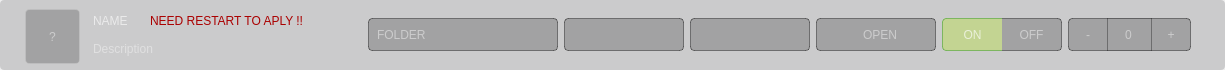
<?xml version="1.0" encoding="UTF-8"?>
<ui version="4.0">
 <class>SettingsForm</class>
 <widget class="QWidget" name="SettingsForm">
  <property name="geometry">
   <rect>
    <x>0</x>
    <y>0</y>
    <width>1225</width>
    <height>70</height>
   </rect>
  </property>
  <property name="minimumSize">
   <size>
    <width>0</width>
    <height>70</height>
   </size>
  </property>
  <property name="maximumSize">
   <size>
    <width>16777215</width>
    <height>70</height>
   </size>
  </property>
  <property name="windowTitle">
   <string>Form</string>
  </property>
  <property name="styleSheet">
   <string notr="true">  selection-color: #ffffff;
  selection-background-color: #6357a3;</string>
  </property>
  <layout class="QVBoxLayout" name="verticalLayout_2">
   <property name="spacing">
    <number>0</number>
   </property>
   <property name="leftMargin">
    <number>0</number>
   </property>
   <property name="topMargin">
    <number>0</number>
   </property>
   <property name="rightMargin">
    <number>0</number>
   </property>
   <property name="bottomMargin">
    <number>0</number>
   </property>
   <item>
    <widget class="QFrame" name="Config_1">
     <property name="minimumSize">
      <size>
       <width>0</width>
       <height>70</height>
      </size>
     </property>
     <property name="maximumSize">
      <size>
       <width>16777215</width>
       <height>70</height>
      </size>
     </property>
     <property name="styleSheet">
      <string notr="true">QFrame{
    font: 500 9.5pt &quot;Video Med&quot;;
    border-radius: 4px;
    background-color: rgba(58, 59, 63, 0.2);
}

QFrame:hover{
     background-color: rgba(68, 69, 73, 0.3);
}

QLabel {
	background-color: none;
	border: none;
	margin-right: 10px;
}

QLabel:hover {
	background-color: none;
	border: none;
	margin-right: 10px;
}</string>
     </property>
     <property name="frameShape">
      <enum>QFrame::NoFrame</enum>
     </property>
     <property name="frameShadow">
      <enum>QFrame::Raised</enum>
     </property>
     <layout class="QHBoxLayout" name="horizontalLayout_2">
      <property name="spacing">
       <number>9</number>
      </property>
      <property name="leftMargin">
       <number>25</number>
      </property>
      <property name="topMargin">
       <number>0</number>
      </property>
      <property name="rightMargin">
       <number>25</number>
      </property>
      <property name="bottomMargin">
       <number>0</number>
      </property>
      <item>
       <widget class="QFrame" name="name_desc">
        <property name="styleSheet">
         <string notr="true">border: none;
background-color: rgba(255, 255, 255, 0);</string>
        </property>
        <property name="frameShape">
         <enum>QFrame::NoFrame</enum>
        </property>
        <property name="frameShadow">
         <enum>QFrame::Raised</enum>
        </property>
        <layout class="QHBoxLayout" name="horizontalLayout_4">
         <property name="spacing">
          <number>0</number>
         </property>
         <property name="leftMargin">
          <number>0</number>
         </property>
         <property name="topMargin">
          <number>0</number>
         </property>
         <property name="rightMargin">
          <number>0</number>
         </property>
         <property name="bottomMargin">
          <number>0</number>
         </property>
         <item>
          <widget class="QFrame" name="more_name_desc">
           <property name="styleSheet">
            <string notr="true">border: none;
background-color: rgba(255, 255, 255, 0);</string>
           </property>
           <property name="frameShape">
            <enum>QFrame::StyledPanel</enum>
           </property>
           <property name="frameShadow">
            <enum>QFrame::Raised</enum>
           </property>
           <layout class="QVBoxLayout" name="verticalLayout">
            <property name="spacing">
             <number>0</number>
            </property>
            <property name="leftMargin">
             <number>0</number>
            </property>
            <property name="topMargin">
             <number>9</number>
            </property>
            <property name="rightMargin">
             <number>0</number>
            </property>
            <property name="bottomMargin">
             <number>9</number>
            </property>
            <item>
             <widget class="QLabel" name="profile">
              <property name="minimumSize">
               <size>
                <width>65</width>
                <height>55</height>
               </size>
              </property>
              <property name="maximumSize">
               <size>
                <width>65</width>
                <height>55</height>
               </size>
              </property>
              <property name="styleSheet">
               <string notr="true">border-radius: 4px;
color: rgba(255, 255, 255, 0.45);
border: 1px solid rgba(200, 200, 200, 0.4);
background-color: rgba(0, 0, 0, 0.2);</string>
              </property>
              <property name="text">
               <string>?</string>
              </property>
              <property name="alignment">
               <set>Qt::AlignCenter</set>
              </property>
             </widget>
            </item>
           </layout>
          </widget>
         </item>
         <item>
          <widget class="QFrame" name="frame">
           <property name="frameShape">
            <enum>QFrame::StyledPanel</enum>
           </property>
           <property name="frameShadow">
            <enum>QFrame::Raised</enum>
           </property>
           <layout class="QVBoxLayout" name="verticalLayout_3">
            <property name="spacing">
             <number>4</number>
            </property>
            <property name="leftMargin">
             <number>0</number>
            </property>
            <property name="rightMargin">
             <number>0</number>
            </property>
            <item>
             <widget class="QFrame" name="frame_2">
              <property name="frameShape">
               <enum>QFrame::NoFrame</enum>
              </property>
              <property name="frameShadow">
               <enum>QFrame::Raised</enum>
              </property>
              <layout class="QHBoxLayout" name="horizontalLayout_6">
               <property name="leftMargin">
                <number>0</number>
               </property>
               <property name="topMargin">
                <number>0</number>
               </property>
               <property name="rightMargin">
                <number>0</number>
               </property>
               <property name="bottomMargin">
                <number>0</number>
               </property>
               <item>
                <widget class="QLabel" name="label_config_name">
                 <property name="styleSheet">
                  <string notr="true">QLabel{
	font: 600 15pt &quot;Video SemBd&quot;;
	color: rgba(255, 255, 255, 0.6);
	border:0;
	background: rgba(0,0,0,0);
}</string>
                 </property>
                 <property name="text">
                  <string>NAME</string>
                 </property>
                </widget>
               </item>
               <item>
                <widget class="QLabel" name="restart">
                 <property name="styleSheet">
                  <string notr="true">color: rgb(170, 0, 0);</string>
                 </property>
                 <property name="text">
                  <string>NEED RESTART TO APLY !!</string>
                 </property>
                </widget>
               </item>
              </layout>
             </widget>
            </item>
            <item>
             <widget class="QLabel" name="description_label">
              <property name="minimumSize">
               <size>
                <width>200</width>
                <height>0</height>
               </size>
              </property>
              <property name="maximumSize">
               <size>
                <width>16777215</width>
                <height>16777215</height>
               </size>
              </property>
              <property name="styleSheet">
               <string notr="true">QLabel{
	
	
	font: 300 11pt &quot;Video Light&quot;;
	color: rgba(255, 255, 255, 0.4);
	border:0;
	background: rgba(0,0,0,0);
}</string>
              </property>
              <property name="text">
               <string>Description</string>
              </property>
             </widget>
            </item>
           </layout>
          </widget>
         </item>
        </layout>
       </widget>
      </item>
      <item>
       <spacer name="horizontalSpacer">
        <property name="orientation">
         <enum>Qt::Horizontal</enum>
        </property>
        <property name="sizeHint" stdset="0">
         <size>
          <width>40</width>
          <height>20</height>
         </size>
        </property>
       </spacer>
      </item>
      <item>
       <widget class="QFrame" name="widgetcontainer">
        <property name="styleSheet">
         <string notr="true">QFrame{
	border: none;
	background-color: none;
	border-radius: none;}</string>
        </property>
        <property name="frameShape">
         <enum>QFrame::StyledPanel</enum>
        </property>
        <property name="frameShadow">
         <enum>QFrame::Raised</enum>
        </property>
        <layout class="QHBoxLayout" name="horizontalLayout">
         <item>
          <spacer name="horizontalSpacer_2">
           <property name="orientation">
            <enum>Qt::Horizontal</enum>
           </property>
           <property name="sizeHint" stdset="0">
            <size>
             <width>40</width>
             <height>20</height>
            </size>
           </property>
          </spacer>
         </item>
         <item>
          <widget class="QPushButton" name="folder">
           <property name="minimumSize">
            <size>
             <width>190</width>
             <height>33</height>
            </size>
           </property>
           <property name="maximumSize">
            <size>
             <width>190</width>
             <height>33</height>
            </size>
           </property>
           <property name="cursor">
            <cursorShape>PointingHandCursor</cursorShape>
           </property>
           <property name="styleSheet">
            <string notr="true">QPushButton {
    font: 500 10.5pt &quot;Video Med&quot;;
    padding-left: 8px;
    border-radius: 4px;
    color: rgba(255, 255, 255, 0.45);
    border: 1px solid rgba(0, 0, 0, 0.4);
    background-color: rgba(0, 0, 0, 0.2);
    text-align: left;
}

QPushButton:hover {
    background-color: rgba(0, 0, 0, 0.4);
}

QPushButton:pressed {
    background-color: rgba(0, 0, 0, 0.5);
}</string>
           </property>
           <property name="text">
            <string>FOLDER</string>
           </property>
          </widget>
         </item>
         <item>
          <widget class="QLineEdit" name="string">
           <property name="minimumSize">
            <size>
             <width>120</width>
             <height>33</height>
            </size>
           </property>
           <property name="maximumSize">
            <size>
             <width>120</width>
             <height>33</height>
            </size>
           </property>
           <property name="styleSheet">
            <string notr="true">QLineEdit{
	font: 600 10.5pt &quot;Video SemBd&quot;;
	padding-left: 5px;
	padding-right: 5px;
	border-radius: 4px;
	color: rgba(255, 255, 255, 0.45); 
    border: 1px solid rgba(0,0,0,0.4);
    background-color: rgba(0,0,0,0.2);
}
QLineEdit:hover{
	background-color: rgba(0,0,0,0.4);
}</string>
           </property>
           <property name="text">
            <string/>
           </property>
           <property name="alignment">
            <set>Qt::AlignCenter</set>
           </property>
          </widget>
         </item>
         <item>
          <widget class="QComboBox" name="options">
           <property name="minimumSize">
            <size>
             <width>120</width>
             <height>33</height>
            </size>
           </property>
           <property name="maximumSize">
            <size>
             <width>120</width>
             <height>33</height>
            </size>
           </property>
           <property name="cursor">
            <cursorShape>PointingHandCursor</cursorShape>
           </property>
           <property name="styleSheet">
            <string notr="true">QComboBox {
    font: 500 10.5pt &quot;Video Med&quot;;
    padding-left: 8px;
    border-radius: 4px;
    color: rgba(255, 255, 255, 0.45);
    border: 1px solid rgba(0, 0, 0, 0.4);
    background-color: rgba(0, 0, 0, 0.2);
    text-align: center;
}

QComboBox:hover {
    background-color: rgba(0, 0, 0, 0.4);
}

QComboBox:drop-down {
    border: 0px;
    border-radius: 0px;
	font: 500 14.5pt &quot;Video Med&quot;;
}

QComboBox::down-arrow {
	
	image: url(:/light/icons/light/down_arrow.png);
	width: 10px;
	height: 10px;
	margin-right: 10px;
}

QFrame {
    color: rgba(255, 255, 255, 0.6);
    background-color: rgba(52, 73, 94, 0.3);
    font: 500 14.5pt &quot;Video Med&quot;;
	padding: 5px;
}
QComboBox QAbstractItem {
  padding: 4px 8px;
  border-radius: 4px;
  selection-background-color: none;
  border: none;
	border-bottom: 1px rgba(255,255,255,0.4);
	font: 500 14.5pt &quot;Video Med&quot;;
}
QComboBox QAbstractItem::item {
  padding: 4px 8px;
  border-radius: 4px;
font: 500 14.5pt &quot;Video Med&quot;;
}

QComboBox QAbstractItemView::item:selected {
  border: none;
  background-color: #6357a4;
font: 500 14.5pt &quot;Video Med&quot;;
}

QListView {
  border-radius: 4px;
  border: 1px solid #2b2d30;
  background-color: #12141a;
font: 500 14.5pt &quot;Video Med&quot;;
  outline: none;
}</string>
           </property>
           <property name="sizeAdjustPolicy">
            <enum>QComboBox::AdjustToContents</enum>
           </property>
          </widget>
         </item>
         <item>
          <widget class="QPushButton" name="misc">
           <property name="minimumSize">
            <size>
             <width>120</width>
             <height>33</height>
            </size>
           </property>
           <property name="maximumSize">
            <size>
             <width>120</width>
             <height>33</height>
            </size>
           </property>
           <property name="cursor">
            <cursorShape>PointingHandCursor</cursorShape>
           </property>
           <property name="styleSheet">
            <string notr="true">QPushButton {
    font: 500 10.5pt &quot;Video Med&quot;;
    padding-left: 8px;
    border-radius: 4px;
    color: rgba(255, 255, 255, 0.45);
    border: 1px solid rgba(0, 0, 0, 0.4);
    background-color: rgba(0, 0, 0, 0.2);
    text-align: center;
}

QPushButton:hover {
    background-color: rgba(0, 0, 0, 0.4);
}

QPushButton:pressed {
    background-color: rgba(0, 0, 0, 0.5);
}</string>
           </property>
           <property name="text">
            <string>OPEN</string>
           </property>
          </widget>
         </item>
         <item>
          <widget class="QFrame" name="toggle">
           <property name="styleSheet">
            <string notr="true">
QPushButton:pressed {
    background-color: rgba(0, 0, 0, 0.5);
}</string>
           </property>
           <property name="frameShape">
            <enum>QFrame::NoFrame</enum>
           </property>
           <property name="frameShadow">
            <enum>QFrame::Raised</enum>
           </property>
           <layout class="QHBoxLayout" name="horizontalLayout_5">
            <property name="spacing">
             <number>0</number>
            </property>
            <property name="leftMargin">
             <number>0</number>
            </property>
            <property name="topMargin">
             <number>0</number>
            </property>
            <property name="rightMargin">
             <number>0</number>
            </property>
            <property name="bottomMargin">
             <number>0</number>
            </property>
            <item>
             <widget class="QPushButton" name="btn_on">
              <property name="minimumSize">
               <size>
                <width>60</width>
                <height>33</height>
               </size>
              </property>
              <property name="maximumSize">
               <size>
                <width>60</width>
                <height>33</height>
               </size>
              </property>
              <property name="cursor">
               <cursorShape>PointingHandCursor</cursorShape>
              </property>
              <property name="styleSheet">
               <string notr="true">QPushButton{
	padding: 1px 15px 1px 15px;
    font: 500 9.5pt &quot;Video Med&quot;;
    border-radius: 4px;
    color: rgba(255, 255, 255, 0.45);
    border: 1px solid rgba(0, 0, 0, 0.4);
    background-color: rgba(0, 0, 0, 0.2);

	border-top-left-radius: 4px;
	border-bottom-left-radius: 4px;
	border-top-right-radius: 0px;
	border-bottom-right-radius: 0px;
	border-right: 0px;
	
}
QPushButton:hover {
    background-color: rgba(0, 0, 0, 0.4);
}

QPushButton:checked{
	color: rgb(255,255,255);
	background-color: rgba(186, 220, 88,0.5);
	border: 1px solid  rgba(106, 176, 76,0.8);
	border-right: 0px;
	color: rgba(255, 255, 255, 0.65);
	font: 500 10.5pt &quot;Video Med&quot;;
}</string>
              </property>
              <property name="text">
               <string>ON</string>
              </property>
              <property name="checkable">
               <bool>true</bool>
              </property>
              <property name="checked">
               <bool>true</bool>
              </property>
             </widget>
            </item>
            <item>
             <widget class="QPushButton" name="btn_off">
              <property name="minimumSize">
               <size>
                <width>60</width>
                <height>33</height>
               </size>
              </property>
              <property name="maximumSize">
               <size>
                <width>60</width>
                <height>33</height>
               </size>
              </property>
              <property name="cursor">
               <cursorShape>PointingHandCursor</cursorShape>
              </property>
              <property name="styleSheet">
               <string notr="true">QPushButton{
	padding: 1px 15px 1px 15px;
    color: rgba(255, 255, 255, 0.8);
 	font: 500 9.5pt &quot;Video Med&quot;;
    border-radius: 4px;
    color: rgba(255, 255, 255, 0.45);
    border: 1px solid rgba(0, 0, 0, 0.4);
    background-color: rgba(0, 0, 0, 0.2);

	border-left: 0px;
	border-top-left-radius: 0;
	border-bottom-left-radius: 0;
	border-top-right-radius: 4px;
	border-bottom-right-radius: 4px;

}
QPushButton:hover {
    background-color: rgba(0, 0, 0, 0.4);
}

QPushButton:checked{
    border: 1px solid rgba(235, 77, 75,0.8);
    background-color: rgba(255, 121, 121,0.5);
	border-left: 0px;
	color: rgba(255, 255, 255, 0.65);
	font: 63 10.5pt &quot;Video SemBd&quot;;

}</string>
              </property>
              <property name="text">
               <string>OFF</string>
              </property>
              <property name="checkable">
               <bool>true</bool>
              </property>
              <property name="checked">
               <bool>false</bool>
              </property>
             </widget>
            </item>
           </layout>
          </widget>
         </item>
         <item>
          <widget class="QFrame" name="integer">
           <property name="styleSheet">
            <string notr="true">QPushButton {
	font: 600 11.5pt &quot;Video SemBd&quot;;
	padding-left: 5px;
	padding-right: 5px;
	color: rgba(255, 255, 255, 0.45); 
    border: 1px solid rgba(0,0,0,0.4);
   background-color: rgba(0,0,0,0.2);
}
QPushButton:hover{
	background-color: rgba(0,0,0,0.4);
}

QPushButton:pressed {
    background-color: rgba(0, 0, 0, 0.5);
}</string>
           </property>
           <property name="frameShape">
            <enum>QFrame::NoFrame</enum>
           </property>
           <property name="frameShadow">
            <enum>QFrame::Raised</enum>
           </property>
           <layout class="QHBoxLayout" name="horizontalLayout_3">
            <property name="spacing">
             <number>0</number>
            </property>
            <property name="leftMargin">
             <number>0</number>
            </property>
            <property name="topMargin">
             <number>0</number>
            </property>
            <property name="rightMargin">
             <number>0</number>
            </property>
            <property name="bottomMargin">
             <number>0</number>
            </property>
            <item>
             <widget class="QPushButton" name="minus">
              <property name="minimumSize">
               <size>
                <width>40</width>
                <height>0</height>
               </size>
              </property>
              <property name="maximumSize">
               <size>
                <width>40</width>
                <height>33</height>
               </size>
              </property>
              <property name="cursor">
               <cursorShape>PointingHandCursor</cursorShape>
              </property>
              <property name="styleSheet">
               <string notr="true">border-top-left-radius: 4px;
border-bottom-left-radius: 4px;
border-top-right-radius: 0;
border-bottom-right-radius: 0;</string>
              </property>
              <property name="text">
               <string>-</string>
              </property>
             </widget>
            </item>
            <item>
             <widget class="QSpinBox" name="spinBox">
              <property name="minimumSize">
               <size>
                <width>43</width>
                <height>33</height>
               </size>
              </property>
              <property name="maximumSize">
               <size>
                <width>43</width>
                <height>33</height>
               </size>
              </property>
              <property name="styleSheet">
               <string notr="true">QSpinBox{
	font: 600 10.5pt &quot;Video SemBd&quot;;
	padding-left: 5px;
	padding-right: 5px;
	color: rgba(255, 255, 255, 0.45); 
    border: 1px solid rgba(0,0,0,0.4);
	border-left: 0px;
	border-right:0px; 
   background-color: rgba(0,0,0,0.2);
}
QSpinBox:hover{
	background-color: rgba(0,0,0,0.4);
}
QSpinBox::up-button, QSpinBox::down-button {
    width: 0;
    border: none;
    background: none;
}
</string>
              </property>
              <property name="wrapping">
               <bool>false</bool>
              </property>
              <property name="alignment">
               <set>Qt::AlignCenter</set>
              </property>
              <property name="readOnly">
               <bool>false</bool>
              </property>
              <property name="buttonSymbols">
               <enum>QAbstractSpinBox::NoButtons</enum>
              </property>
              <property name="accelerated">
               <bool>true</bool>
              </property>
              <property name="correctionMode">
               <enum>QAbstractSpinBox::CorrectToPreviousValue</enum>
              </property>
              <property name="showGroupSeparator" stdset="0">
               <bool>true</bool>
              </property>
              <property name="suffix">
               <string/>
              </property>
              <property name="maximum">
               <number>100000</number>
              </property>
             </widget>
            </item>
            <item>
             <widget class="QPushButton" name="plus">
              <property name="minimumSize">
               <size>
                <width>40</width>
                <height>0</height>
               </size>
              </property>
              <property name="maximumSize">
               <size>
                <width>40</width>
                <height>33</height>
               </size>
              </property>
              <property name="cursor">
               <cursorShape>PointingHandCursor</cursorShape>
              </property>
              <property name="styleSheet">
               <string notr="true">border-top-left-radius: 0;
border-bottom-left-radius: 0;
border-top-right-radius: 4px;
border-bottom-right-radius: 4px;</string>
              </property>
              <property name="text">
               <string>+</string>
              </property>
             </widget>
            </item>
           </layout>
          </widget>
         </item>
        </layout>
       </widget>
      </item>
     </layout>
    </widget>
   </item>
  </layout>
 </widget>
 <resources>
  <include location="../resources/src.qrc"/>
 </resources>
 <connections>
  <connection>
   <sender>plus</sender>
   <signal>clicked()</signal>
   <receiver>spinBox</receiver>
   <slot>stepUp()</slot>
   <hints>
    <hint type="sourcelabel">
     <x>907</x>
     <y>37</y>
    </hint>
    <hint type="destinationlabel">
     <x>867</x>
     <y>37</y>
    </hint>
   </hints>
  </connection>
  <connection>
   <sender>btn_on</sender>
   <signal>clicked()</signal>
   <receiver>btn_off</receiver>
   <slot>toggle()</slot>
   <hints>
    <hint type="sourcelabel">
     <x>757</x>
     <y>37</y>
    </hint>
    <hint type="destinationlabel">
     <x>812</x>
     <y>37</y>
    </hint>
   </hints>
  </connection>
  <connection>
   <sender>btn_off</sender>
   <signal>clicked()</signal>
   <receiver>btn_on</receiver>
   <slot>toggle()</slot>
   <hints>
    <hint type="sourcelabel">
     <x>812</x>
     <y>37</y>
    </hint>
    <hint type="destinationlabel">
     <x>757</x>
     <y>37</y>
    </hint>
   </hints>
  </connection>
  <connection>
   <sender>minus</sender>
   <signal>clicked(bool)</signal>
   <receiver>spinBox</receiver>
   <slot>stepDown()</slot>
   <hints>
    <hint type="sourcelabel">
     <x>866</x>
     <y>37</y>
    </hint>
    <hint type="destinationlabel">
     <x>913</x>
     <y>37</y>
    </hint>
   </hints>
  </connection>
 </connections>
</ui>
